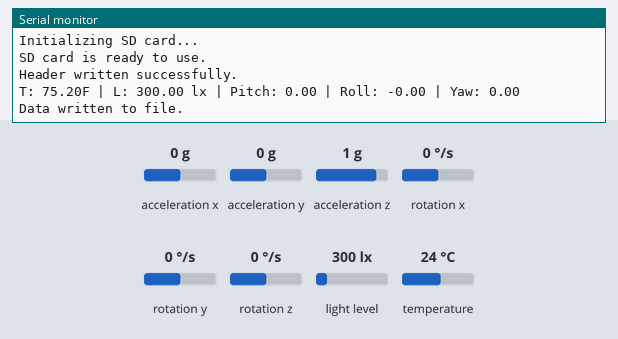
Bench run of a sketch on a simulated Arduino Uno, built with avr-gcc and run on an emulated ATmega328P. Shown: the last lines printed to the serial monitor. Inputs (shaded band) come from the test bench; at power-on: acceleration x 0 g, temperature 24 °C, acceleration y 0 g, acceleration z 1 g, rotation z 0 °/s, rotation x 0 °/s, rotation y 0 °/s, light level 300 lx. Storage starts empty.

Above: at 5.2 s.
5.3 s: acceleration x set to -1.4 g
At 8.6 s:
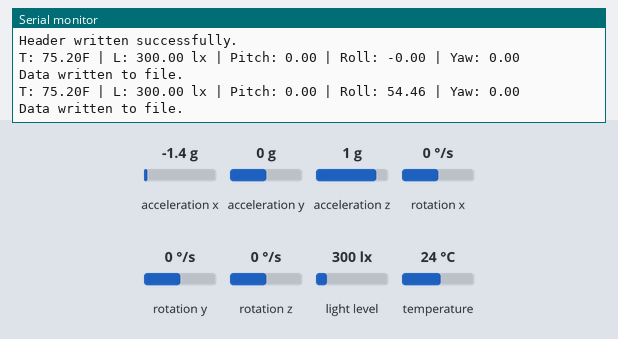
8.9 s: temperature set to 12 °C
At 10.55 s:
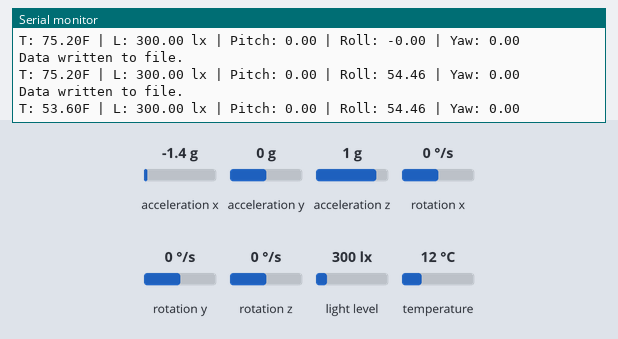
12.5 s: acceleration y set to -1.4 g
At 14.2 s:
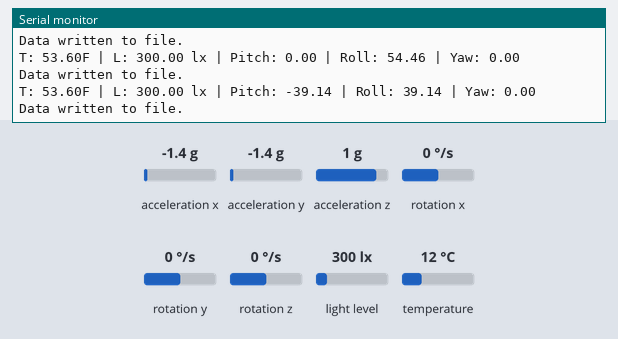
16.1 s: acceleration z set to -1.4 g
At 19.5 s:
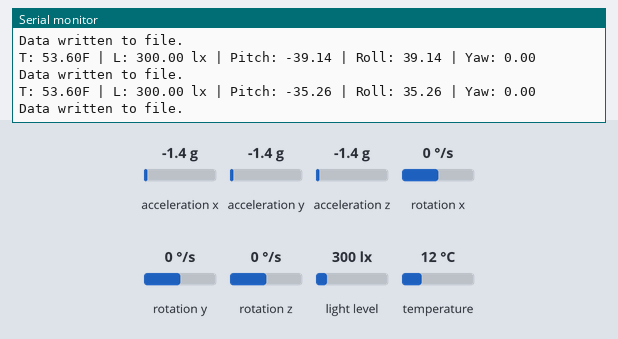
19.7 s: temperature set to 19 °C
At 23.0 s:
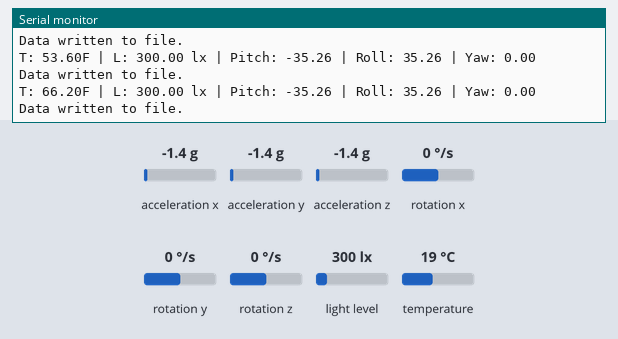
23.3 s: rotation z set to -192 °/s
At 25.5 s:
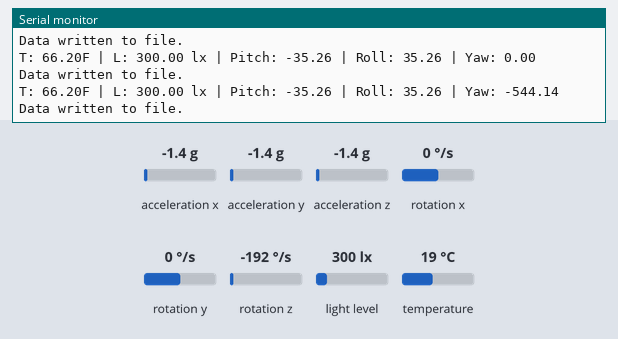
Timing chart, 0 to 27.0 s (numbered marks = the images above; inputs shaded):
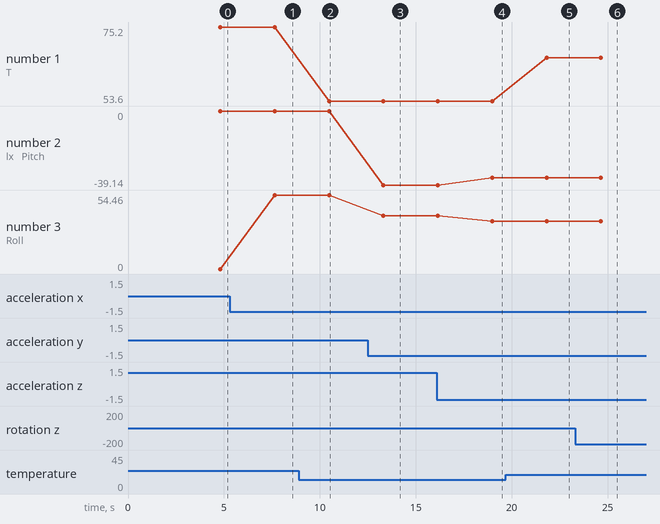

Measured:
- after the input at 5.3 s, the serial monitor: prints a new line after 2.4 s (image 1)
- after the input at 8.9 s, the serial monitor: prints a new line after 1.6 s (image 2)
- after the input at 12.5 s, the serial monitor: prints a new line after 0.82 s (image 3)
- after the input at 16.1 s, the serial monitor: prints a new line after 2.9 s (image 4)
- after the input at 19.7 s, the serial monitor: prints a new line after 2.1 s (image 5)
- after the input at 23.3 s, the serial monitor: prints a new line after 1.4 s (image 6)
- plotted number 1: 75.2 → 53.6 after the input at 8.9 s, 53.6 → 66.2 after the input at 19.7 s
- plotted number 2: 0 → -39.14 after the input at 12.5 s, -39.14 → -35.26 after the input at 16.1 s

The sketch:

smartBuoy.ino
```cpp
#include <Wire.h>
#include <BH1750.h>
#include <MPU6050_light.h>
#include <OneWire.h>
#include <DallasTemperature.h>
#include <SD.h>
#include <SPI.h>

// ----- Sensors -----
BH1750 lightMeter;
MPU6050 mpu(Wire);
#define ONE_WIRE_BUS 2
OneWire oneWire(ONE_WIRE_BUS);
DallasTemperature tempSensor(&oneWire);

// ----- SD Card -----
const int CS_PIN = 10;
File file;

void setup() {
  Serial.begin(9600);
  Wire.begin();
  pinMode(CS_PIN, OUTPUT);

  // Initialize sensors and test for sensor failure
  if (lightMeter.begin()) Serial.println("BH1750 initialized.");
  else Serial.println("BH1750 failed.");

  mpu.begin();
  Serial.println("Calibrating MPU6050...");
  delay(1000);
  mpu.calcOffsets();
  Serial.println("MPU6050 ready.");

  tempSensor.begin();
  Serial.println("DS18B20 ready.");

  // Initialize SD card and test for SD failure
  Serial.println("Initializing SD card...");
  if (SD.begin()) {
    Serial.println("SD card is ready to use.");

    // Create file and write header
    file = SD.open("oceanLog.txt", FILE_WRITE);
    if (file) {
      // Creates a distinction in new entrys when file is appended
      file.println("NEW ENTRY");
      file.close();
      Serial.println("Header written successfully.");
    } else {
      Serial.println("Failed to create and write to oceanLog.txt");
    }

    delay(2000); // Allow SD card to recover before loop starts

  } else {
    Serial.println("SD card initialization failed.");
    return;
  }
}

void loop() {
  // Read sensors
  mpu.update();
  float lux = lightMeter.readLightLevel();
  tempSensor.requestTemperatures();
  float tempC = tempSensor.getTempCByIndex(0);
  float tempF = tempC * 9.0 / 5.0 + 32.0;
  float pitch = mpu.getAngleX();
  float roll = mpu.getAngleY();
  float yaw = mpu.getAngleZ();

  // Create log line
  String logLine = "T: " + String(tempF, 2) + "F | ";
  logLine += "L: " + String(lux, 2) + " lx | ";
  logLine += "Pitch: " + String(pitch, 2);
  logLine += " | Roll: " + String(roll, 2);
  logLine += " | Yaw: " + String(yaw, 2);

  // Print to Serial for testing
  Serial.println(logLine);

  delay(50); // Brief delay before SD access to prevent crashes

  // Write to SD card
  file = SD.open("oceanLog.txt", FILE_WRITE);
  if (file) {
    file.println(logLine);
    file.close();
    Serial.println("Data written to file.");
  } else {
    Serial.println("Failed to open oceanLog.txt");
  }

  delay(2000); // Reduce write frequency to ease SD load
}
```
